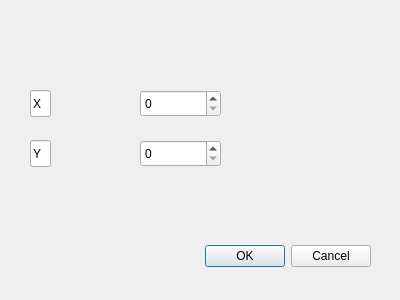
<?xml version="1.0" encoding="UTF-8"?>
<ui version="4.0">
 <class>DialogFusion</class>
 <widget class="QDialog" name="DialogFusion">
  <property name="geometry">
   <rect>
    <x>0</x>
    <y>0</y>
    <width>400</width>
    <height>300</height>
   </rect>
  </property>
  <property name="windowTitle">
   <string>Dialog</string>
  </property>
  <widget class="QDialogButtonBox" name="buttonBox">
   <property name="geometry">
    <rect>
     <x>30</x>
     <y>240</y>
     <width>341</width>
     <height>32</height>
    </rect>
   </property>
   <property name="orientation">
    <enum>Qt::Horizontal</enum>
   </property>
   <property name="standardButtons">
    <set>QDialogButtonBox::Cancel|QDialogButtonBox::Ok</set>
   </property>
  </widget>
  <widget class="QLineEdit" name="lineEdit">
   <property name="geometry">
    <rect>
     <x>30</x>
     <y>90</y>
     <width>21</width>
     <height>27</height>
    </rect>
   </property>
   <property name="text">
    <string>X</string>
   </property>
  </widget>
  <widget class="QLineEdit" name="lineEdit_2">
   <property name="geometry">
    <rect>
     <x>30</x>
     <y>140</y>
     <width>21</width>
     <height>27</height>
    </rect>
   </property>
   <property name="text">
    <string>Y</string>
   </property>
  </widget>
  <widget class="QSpinBox" name="spinBoxX">
   <property name="geometry">
    <rect>
     <x>140</x>
     <y>90</y>
     <width>81</width>
     <height>27</height>
    </rect>
   </property>
   <property name="maximum">
    <number>100000</number>
   </property>
   <property name="displayIntegerBase">
    <number>10</number>
   </property>
  </widget>
  <widget class="QSpinBox" name="spinBoxY">
   <property name="geometry">
    <rect>
     <x>140</x>
     <y>140</y>
     <width>81</width>
     <height>27</height>
    </rect>
   </property>
   <property name="maximum">
    <number>100000</number>
   </property>
  </widget>
 </widget>
 <resources/>
 <connections>
  <connection>
   <sender>buttonBox</sender>
   <signal>accepted()</signal>
   <receiver>DialogFusion</receiver>
   <slot>accept()</slot>
   <hints>
    <hint type="sourcelabel">
     <x>248</x>
     <y>254</y>
    </hint>
    <hint type="destinationlabel">
     <x>157</x>
     <y>274</y>
    </hint>
   </hints>
  </connection>
  <connection>
   <sender>buttonBox</sender>
   <signal>rejected()</signal>
   <receiver>DialogFusion</receiver>
   <slot>reject()</slot>
   <hints>
    <hint type="sourcelabel">
     <x>316</x>
     <y>260</y>
    </hint>
    <hint type="destinationlabel">
     <x>286</x>
     <y>274</y>
    </hint>
   </hints>
  </connection>
 </connections>
</ui>
